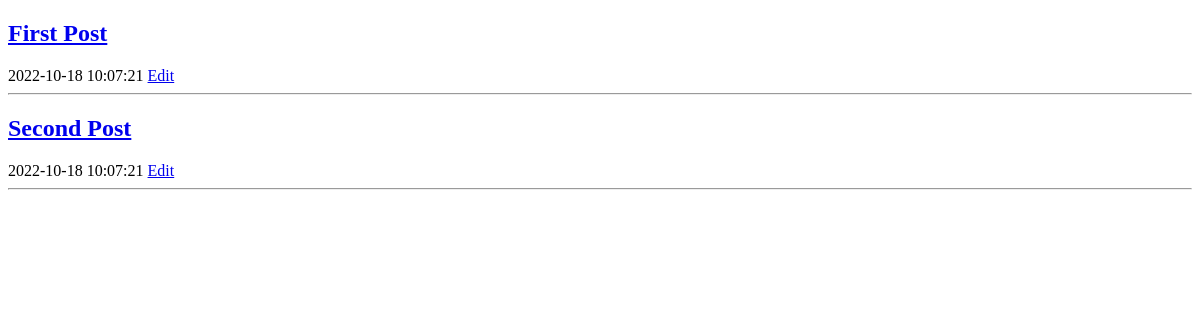
Before: / with the older database file.
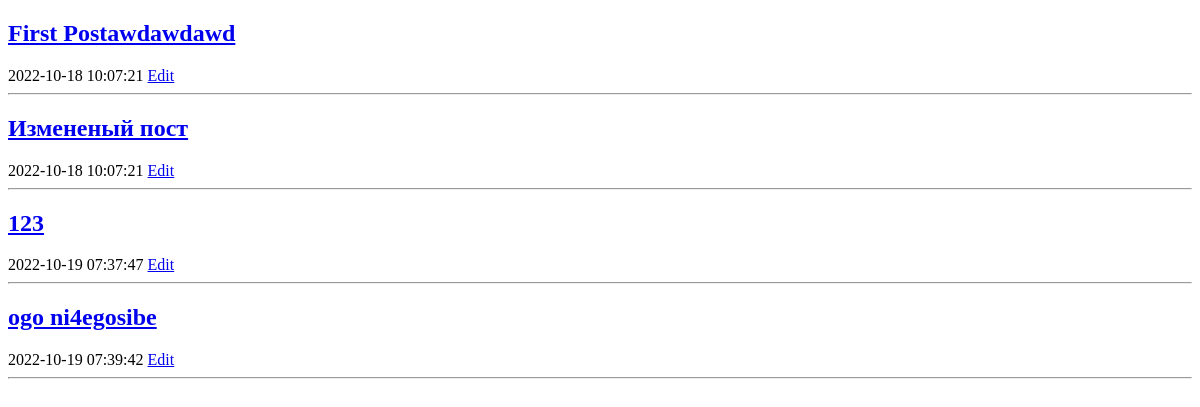
After: the same page with the newer database file.
### tables this page shows
CREATE TABLE posts (
    id INTEGER PRIMARY KEY AUTOINCREMENT,
    created TIMESTAMP NOT NULL DEFAULT CURRENT_TIMESTAMP,
    title TEXT NOT NULL,
    content TEXT NOT NULL
);

### app.py (the view)
@app.route('/')
def index():
    conn = get_db_connection()
    posts = conn.execute('SELECT * FROM posts').fetchall()
    conn.close()
    return render_template('index.html', posts=posts)

### app.py (called while the page is built)
def get_db_connection():
    conn = sqlite3.connect('database.db')
    conn.row_factory = sqlite3.Row
    return conn

### templates/index.html
<!DOCTYPE html>
{% for post in posts %}
    <a href="{{ url_for('post', post_id=post['id']) }}">
        <h2>{{ post['title'] }}</h2>
    </a>
    <span class="badge badge-primary">{{ post['created'] }}</span>
    <a href="{{ url_for('edit', id=post['id']) }}">
        <span class="badge badge-warning">Edit</span>
    </a>
        <hr>
{% endfor %}

Changed rows visible on the page:
changed posts: title "First Post" → "First Postawdawdawd"
changed posts: title "Second Post" → "Измененый пост"
added posts: title "123", created "2022-10-19 07:37:47"
added posts: title "ogo ni4egosibe", created "2022-10-19 07:39:42"
